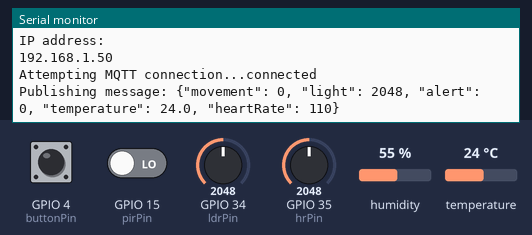
The sketch below on a simulated ESP32. Shown: the last lines printed to the serial monitor. Inputs (shaded band) come from the test bench; at power-on: GPIO 15 (pirPin) LOW, temperature 24 °C, GPIO 34 (ldrPin) = 2048, GPIO 35 (hrPin) = 2048, GPIO 4 (buttonPin) HIGH, humidity 55 %. WiFi joins after 1.5 s; servers stay silent unless stated; random numbers use the default seed unless the sketch sets one; no MQTT or app messages arrive unless stated.

Above: at 2.7 s.
2.8 s: GPIO 15 (pirPin) driven HIGH
At 3.1 s:
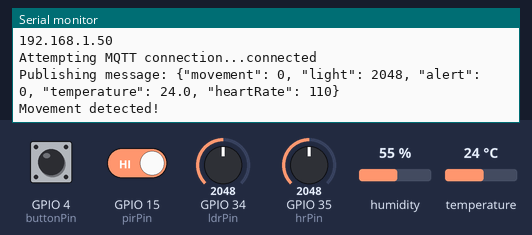
4.3 s: GPIO 15 (pirPin) driven LOW
At 5.5 s:
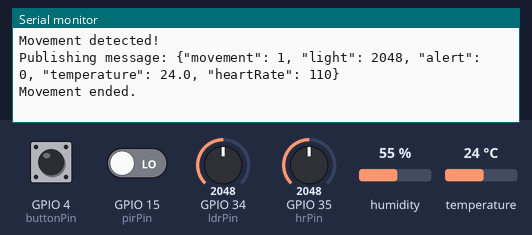
5.8 s: temperature set to 12 °C
At 6.9 s:
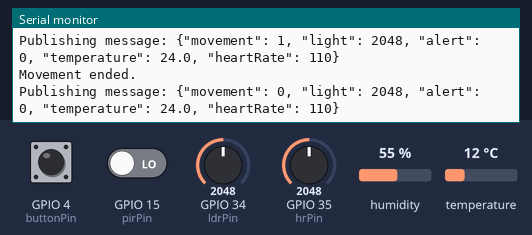
7.3 s: GPIO 34 (ldrPin) set to 1960
At 8.5 s:
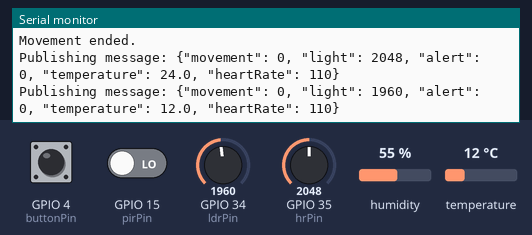
8.8 s: GPIO 35 (hrPin) set to 1960
At 10.2 s:
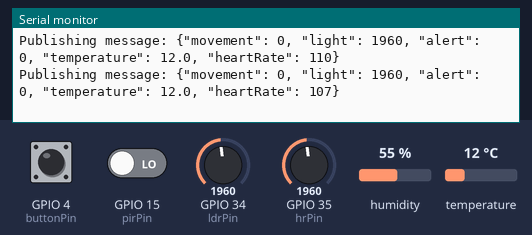
10.3 s: GPIO 4 (buttonPin) pulled LOW for 3.2 s
At 12.8 s:
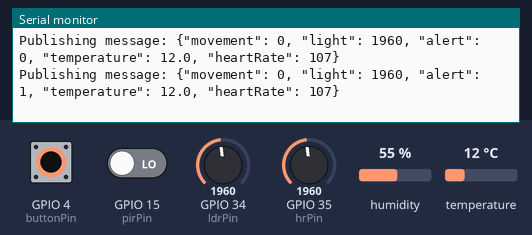

Measured:
- after the input at 2.8 s, the serial monitor: prints a new line at once (image 1)
- after the input at 4.3 s, the serial monitor: prints a new line at once (image 2)
- after the input at 7.3 s, the serial monitor: prints a new line after 0.71 s (image 4)
- after the input at 8.8 s, the serial monitor: prints a new line after 1.2 s (image 5)
- after the input at 10.3 s, the serial monitor: prints a new line after 1.7 s (image 6)

The sketch:

sketch.ino
```cpp
#include <WiFi.h>
#include <PubSubClient.h>
#include <DHT.h>

// Wokwi provides a free virtual WiFi network
const char* ssid = "Wokwi-GUEST";
const char* password = "";

// Public MQTT Broker
const char* mqtt_server = "broker.hivemq.com";
const char* mqtt_topic_publish = "iot_fundamentals_project/patient_data";

WiFiClient espClient;
PubSubClient client(espClient);

// Sensor Pins
const int pirPin = 15;     // PIR Motion Sensor (Proxy for Visual tracking)
const int ldrPin = 34;     // Light Dependent Resistor (Analog)
const int buttonPin = 4;   // Push Button (Fall Alert)
const int hrPin = 35;      // Potentiometer for Heart Rate

#define DHTPIN 13
#define DHTTYPE DHT22
DHT dht(DHTPIN, DHTTYPE);

// Variables to keep track of state
int pirState = LOW;
int lastPirState = LOW;
int alertState = 0;

void setup_wifi() {
  delay(10);
  Serial.println();
  Serial.print("Connecting to ");
  Serial.println(ssid);

  WiFi.mode(WIFI_STA);
  WiFi.begin(ssid, password);

  while (WiFi.status() != WL_CONNECTED) {
    delay(500);
    Serial.print(".");
  }

  Serial.println("");
  Serial.println("WiFi connected");
  Serial.println("IP address: ");
  Serial.println(WiFi.localIP());
}

void reconnect() {
  // Loop until we're reconnected
  while (!client.connected()) {
    Serial.print("Attempting MQTT connection...");
    // Create a random client ID
    String clientId = "ESP32Client-";
    clientId += String(random(0xffff), HEX);
    // Attempt to connect
    if (client.connect(clientId.c_str())) {
      Serial.println("connected");
    } else {
      Serial.print("failed, rc=");
      Serial.print(client.state());
      Serial.println(" try again in 5 seconds");
      delay(5000);
    }
  }
}

void setup() {
  Serial.begin(115200);

  pinMode(pirPin, INPUT);
  pinMode(buttonPin, INPUT_PULLUP);
  dht.begin();

  // Setup WiFi and MQTT
  setup_wifi();
  client.setServer(mqtt_server, 1883);
}

void loop() {
  if (!client.connected()) {
    reconnect();
  }
  client.loop();

  // Read sensors
  int currentPirState = digitalRead(pirPin);
  int currentLdrValue = analogRead(ldrPin);

  float temp = dht.readTemperature();
  if (isnan(temp)) temp = 24.0; // Fallback

  int hrRaw = analogRead(hrPin);
  int bpm = map(hrRaw, 0, 4095, 40, 180); // Map to realistic BPM

  // Button is active LOW due to pullup
  int buttonPressed = (digitalRead(buttonPin) == LOW) ? 1 : 0;

  if (buttonPressed) {
    alertState = 1; // Latch the alert
  } else {
    // Basic mechanism to clear alert if no longer pressed (for simulation purposes)
    alertState = 0;
  }

  // Simple logic to detect movement changes
  int movementActive = 0;
  if (currentPirState == HIGH) {
    movementActive = 1;
    if (lastPirState == LOW) {
      Serial.println("Movement detected!");
      lastPirState = HIGH;
    }
  } else {
    if (lastPirState == HIGH) {
      Serial.println("Movement ended.");
      lastPirState = LOW;
    }
  }

  // To avoid spamming the broker, we'll send data every 2 seconds
  static unsigned long lastMsg = 0;
  unsigned long now = millis();
  if (now - lastMsg > 2000) {
    lastMsg = now;

    // Construct JSON String manually for simplicity
    String payload = "{";
    payload += "\"movement\": " + String(movementActive) + ", ";
    payload += "\"light\": " + String(currentLdrValue) + ", ";
    payload += "\"alert\": " + String(alertState) + ", ";
    payload += "\"temperature\": " + String(temp, 1) + ", ";
    payload += "\"heartRate\": " + String(bpm);
    payload += "}";

    Serial.print("Publishing message: ");
    Serial.println(payload);

    client.publish(mqtt_topic_publish, payload.c_str());
  }
}
```
